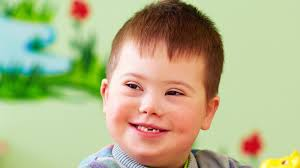
#> input picture backend-20260312T053924Z-3-001/backend/uploads/img.jpg, 300 x 168 px
$ python -i face_preprocess.py   (imports and definitions only)
#> lines starting #> are read from the running program, lines starting #| are printed output that depends on the picture
import cv2
import numpy as np

# Load OpenCV face detector
face_cascade = cv2.CascadeClassifier(
    cv2.data.haarcascades + "haarcascade_frontalface_default.xml"
)

def preprocess_face(image_path):

#> called with image_path = '../uploads/img.jpg'
    img = cv2.imread(image_path)
#> img is the input picture: shape (168, 300, 3); mean B, G, R 137.6, 180.4, 179.5

    if img is None:
        return None

    gray = cv2.cvtColor(img, cv2.COLOR_BGR2GRAY)
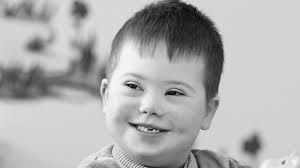
#> gray: shape (168, 300); min 7, max 253, mean 175.2

    faces = face_cascade.detectMultiScale(gray, 1.3, 5)
#> faces = [[93, 44, 116, 116]]

    if len(faces) == 0:
        # Fallback: Use the whole image if face cascade fails
        face = img
    else:
        x, y, w, h = faces[0]
#> x = 93; y = 44; w = 116; h = 116
        face = img[y:y+h, x:x+w]
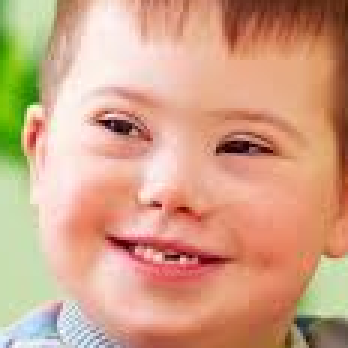
#> face: shape (116, 116, 3) (shown 3 times larger); mean B, G, R 134.3, 162.6, 209.6

    face = cv2.resize(face, (224,224))
#> face: shape (224, 224, 3)

    face = face / 255.0

    face = np.expand_dims(face, axis=0)

    return face

>>> result = preprocess_face('../uploads/img.jpg')

$ run again, on backend-20260312T053924Z-3-001/backend/uploads/666.jpg
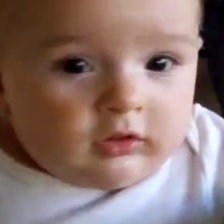
#> input picture backend-20260312T053924Z-3-001/backend/uploads/666.jpg, 224 x 224 px
#> in preprocess_face, img is the input picture: shape (224, 224, 3); mean B, G, R 111.9, 117.1, 141.3
#> in preprocess_face, `gray = cv2.cvtColor(img, cv2.COLOR_BGR2GRAY)`:
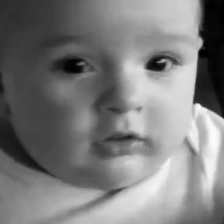
#> gray: shape (224, 224); min 0, max 252, mean 123.7
#> faces = ()
